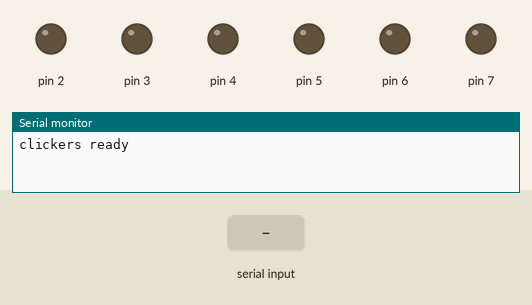
Simulated run of this sketch. Board: Arduino Uno, built with avr-gcc and run on an emulated ATmega328P. On the bench: output pins drawn as LEDs (lit = HIGH), the last lines printed to the serial monitor. The inputs (shaded band) are chosen by the test bench.

Above: at 1.2 s.
1.3 s: "c90\n" received over Serial
At 2.2 s:
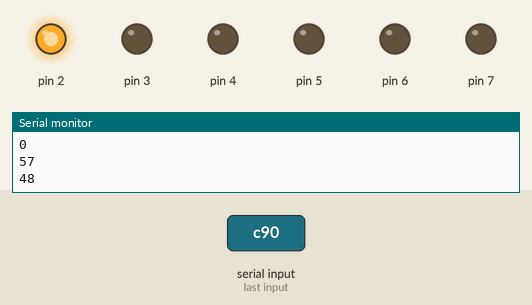
4.3 s: "c,45\n" received over Serial
At 7.0 s:
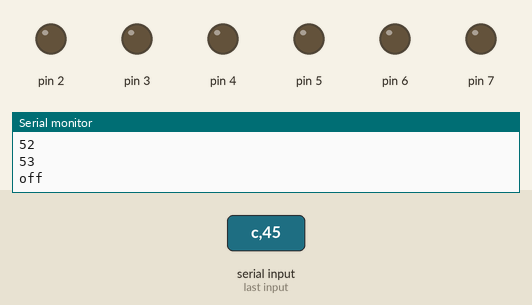
7.3 s: "c" received over Serial
At 7.9 s:
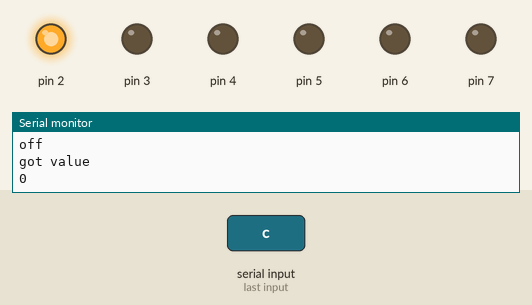
Timing chart, 0 to 11.0 s (numbered marks = the images above; inputs shaded):
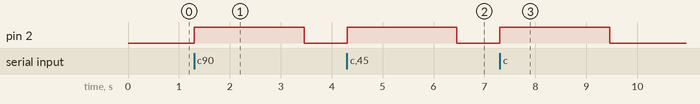

Measured:
- after the input at 1.3 s, pin 2: LOW → HIGH at once, → LOW 2.2 s later
- after the input at 4.3 s, pin 2: LOW → HIGH at once, → LOW 2.2 s later
- after the input at 7.3 s, pin 2: LOW → HIGH at once, → LOW 2.2 s later

The sketch:

click.ino
```cpp
long int value = 0;

#define MAX_CLICKERS 6
#define OFFSET 2
#define DEBUG 1

long int clickers[MAX_CLICKERS] = {0,0,0,0,0,0};

void setup() {
  Serial.begin(115200);
  if (DEBUG) {
    Serial.println("clickers ready");
  }

  for (int i = 0; i < 6; ++i) {
    pinMode(i+OFFSET, OUTPUT);
  }
}

void loop() {
  int c = Serial.read();
  if (c > -1) {

    if ((c >= '0') && (c <= '9')) {
      value = 10*value + c - '0';
      if (DEBUG) {
        Serial.println(c);
      }
    }
    else {
      if (c=='c' and value >= 0 and value < MAX_CLICKERS) {
        if (DEBUG) {
          Serial.println("got value");
          Serial.println(value);
        }
        clickers[value] = 100000;
        digitalWrite(value+OFFSET, HIGH);
      }
      value = 0;
    }
  }
  for (int i = 0; i < MAX_CLICKERS; i++) {
    if (clickers[i] > 0) {
      clickers[i]--;
      if (clickers[i] == 0) {
        digitalWrite(i+OFFSET, LOW);
        if (DEBUG) {
          Serial.println("off");
        }
      }
      else {

      }
    }
  }
}
```
